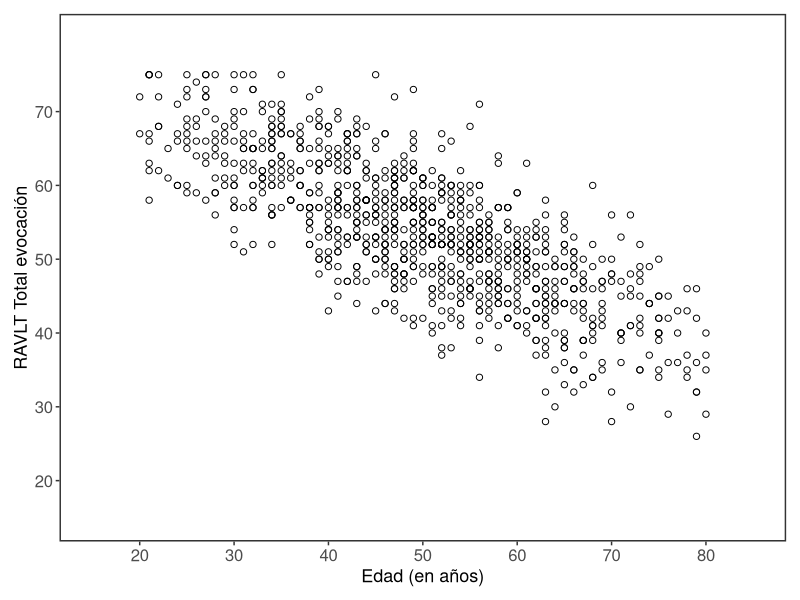
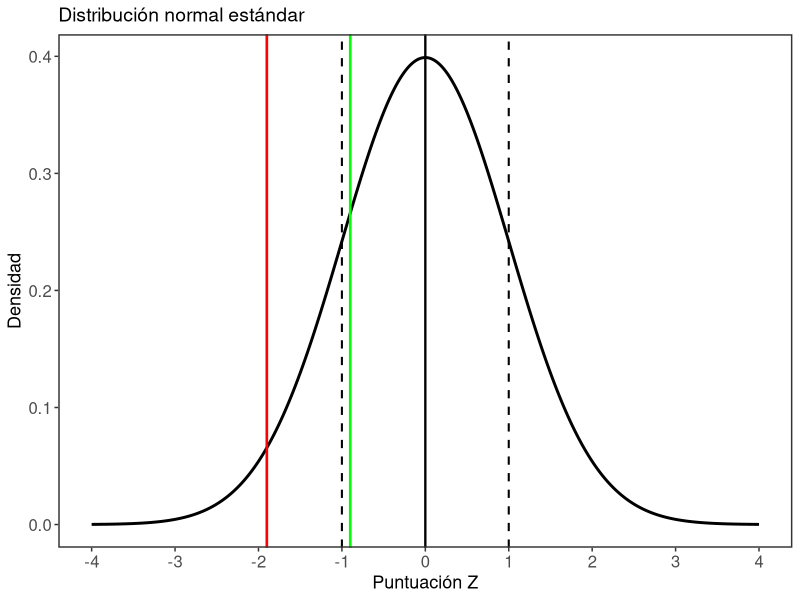
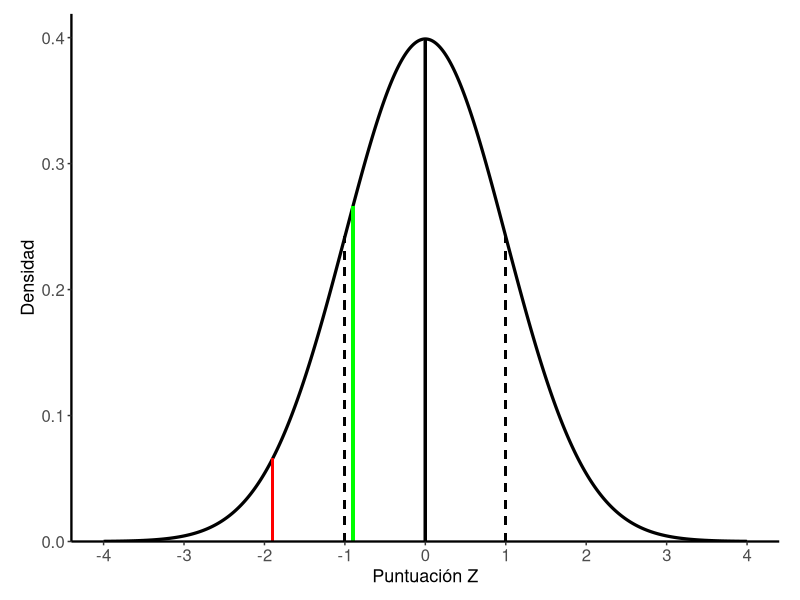
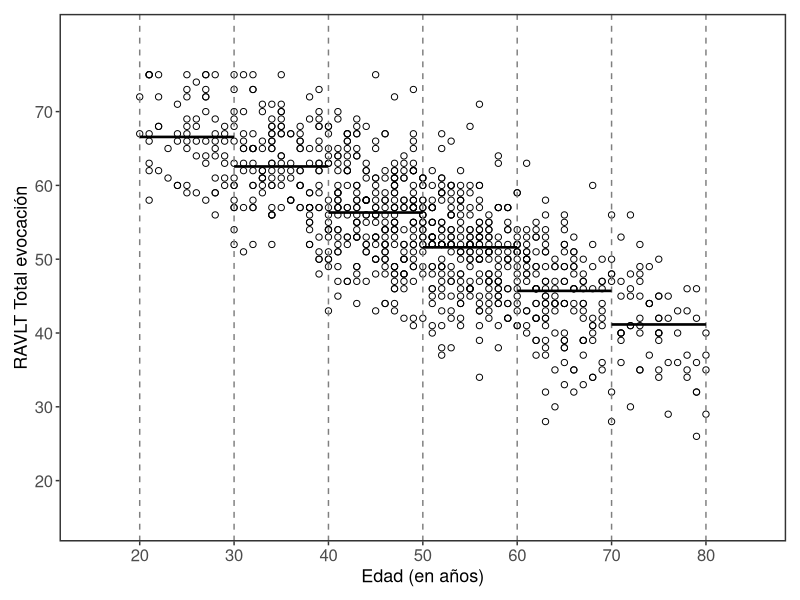
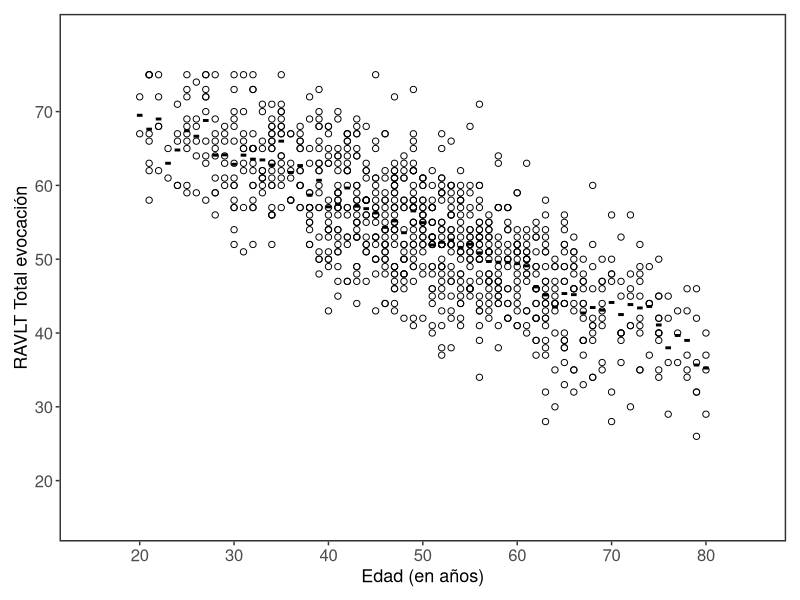
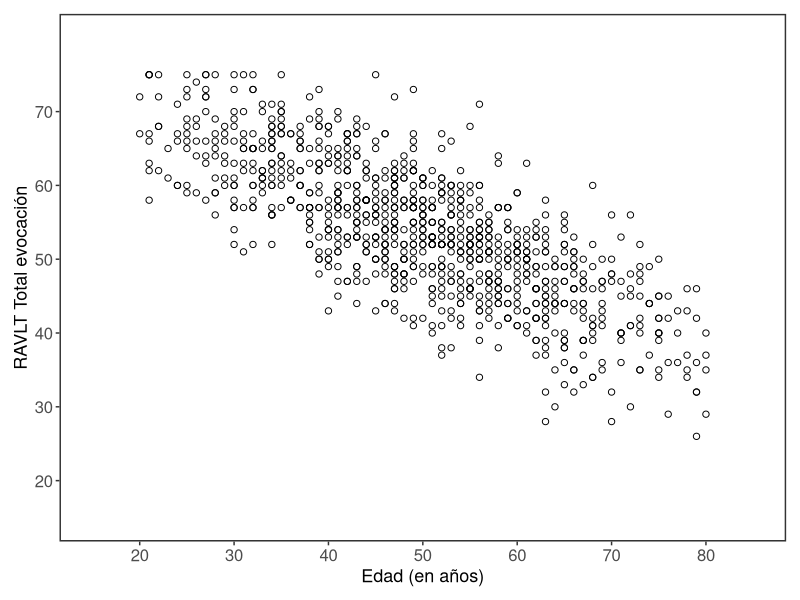

The R script that drew these images, in order:
library(tidyverse)
# ============================================================
# Crear variable "grupo" a partir de la edad
# ============================================================

# 1. Cargar o crear el dataframe (usamos el simulado anterior)
set.seed(123)

n <- 1000
edad <- round(rnorm(n, mean = 50, sd = 15))
edad <- edad[edad >= 20 & edad <= 80]
n <- length(edad)

puntaje <- round(70 - 0.55 * (edad - 20) + rnorm(n, 0, 6))
puntaje <- pmax(pmin(puntaje, 75), 20)

datos <- data.frame(Edad = edad, VLT_Total_Recall = puntaje)

# ------------------------------------------------------------
# 2. Crear la variable "grupo"
# ------------------------------------------------------------

datos <- datos %>%
  mutate(grupo = cut(Edad,
                     breaks = c(20, 30, 40, 50, 60, 70, 81),
                     labels = c("20-29", "30-39", "40-49",
                                "50-59", "60-69", "70-80"),
                     right = FALSE,
                     include.lowest = TRUE))

# ------------------------------------------------------------
# 3. Verificar resultados
# ------------------------------------------------------------

# Primeras filas
head(datos, 10)

# Frecuencia por grupo
table(datos$grupo)

# Resumen de la variable grupo
summary(datos$grupo)

# ------------------------------------------------------------
# 4. Guardar el dataframe actualizado
# ------------------------------------------------------------

write.csv(datos, "datos_con_grupo.csv", row.names = FALSE)

## medias
datos %>% 
  group_by(grupo) %>% 
  summarise(mean(VLT_Total_Recall),
            sd(VLT_Total_Recall),
            n())->tabla

library(writexl)
write_xlsx(
  tabla,
  "tabla_VLT_por_grupo.xlsx"
)



### GRAFICO-------------------
ggplot(datos, aes(x = Edad, y = VLT_Total_Recall)) +
  geom_point(shape = 1, size = 1.8,) +
  scale_x_continuous(
    breaks = seq(20, 80, by = 10),
    limits = c(15, 85)
  ) +
  scale_y_continuous(
    breaks = seq(20, 70, by = 10),
    limits = c(15, 80)
  ) +
  labs(
    x = "Edad (en años)",
    y = "RAVLT Total evocación"
  ) +
  theme_bw() +
  theme(
    panel.grid = element_blank(),        # sin grilla (como el original)
    panel.border = element_rect(linewidth = 1),
    axis.text = element_text(size = 12),
    axis.title = element_text(size = 13),
    plot.margin = margin(10, 10, 10, 10)
  )



### Z -------------
# Crear valores de Z
z <- seq(-4, 4, length.out = 1000)

# Densidad de la distribución normal estándar
densidad <- dnorm(z)

# Crear dataframe
datos_z <- data.frame(
  Z = z,
  Densidad = densidad
)

# Gráfico
ggplot(datos_z, aes(x = Z, y = Densidad)) +
  
  # Curva normal
  geom_line(linewidth = 1) +
  
  # Media: Z = 0
  geom_vline(
    xintercept = 0,
    linetype = "solid",
    linewidth = 0.8
  ) +
  
  # ±1 desvío estándar
  geom_vline(
    xintercept = c(-1, 1),
    linetype = "dashed",
    linewidth = 0.7
  ) +
  
  # Z = -1.9 en rojo
  geom_vline(
    xintercept = -1.9,
    color = "red",
    linetype = "solid",
    linewidth = 0.9
  ) +
  
  # Z = -0.9 en verde
  geom_vline(
    xintercept = -0.9,
    color = "green",
    linetype = "solid",
    linewidth = 0.9
  ) +
  
  # Ejes
  scale_x_continuous(
    breaks = seq(-4, 4, by = 1),
    limits = c(-4, 4)
  ) +
  
  labs(
    x = "Puntuación Z",
    y = "Densidad",
    title = "Distribución normal estándar"
  ) +
  
  theme_bw() +
  theme(
    panel.grid = element_blank(),
    panel.border = element_rect(linewidth = 1),
    axis.text = element_text(size = 12),
    axis.title = element_text(size = 13),
    plot.title = element_text(size = 14)
  )



## Otro ---------
# Valores de Z
z <- seq(-4, 4, length.out = 1000)

# Densidad normal estándar
densidad <- dnorm(z)

# Dataframe
datos_z <- data.frame(
  Z = z,
  Densidad = densidad
)

# Valores de referencia
z_media <- 0
z_menos1 <- -1
z_mas1 <- 1
z_rojo <- -1.9
z_verde <- -0.9

# Altura de la curva en cada punto
y_media <- dnorm(z_media)
y_menos1 <- dnorm(z_menos1)
y_mas1 <- dnorm(z_mas1)
y_rojo <- dnorm(z_rojo)
y_verde <- dnorm(z_verde)


# ============================================================
# GRÁFICO
# ============================================================

ggplot(datos_z, aes(x = Z, y = Densidad)) +
  
  # Curva normal
  geom_line(
    linewidth = 1.1
  ) +
  
  # Media: Z = 0
  geom_segment(
    aes(
      x = z_media,
      xend = z_media,
      y = 0,
      yend = y_media
    ),
    linewidth = 0.9
  ) +
  
  # -1 DE y +1 DE
  geom_segment(
    aes(
      x = z_menos1,
      xend = z_menos1,
      y = 0,
      yend = y_menos1
    ),
    linetype = "dashed",
    linewidth = 0.7
  ) +
  
  geom_segment(
    aes(
      x = z_mas1,
      xend = z_mas1,
      y = 0,
      yend = y_mas1
    ),
    linetype = "dashed",
    linewidth = 0.7
  ) +
  
  # Z = -1.9 (rojo)
  geom_segment(
    aes(
      x = z_rojo,
      xend = z_rojo,
      y = 0,
      yend = y_rojo
    ),
    color = "red",
    linewidth = 1
  ) +
  
  # Z = -0.9 (verde)
  geom_segment(
    aes(
      x = z_verde,
      xend = z_verde,
      y = 0,
      yend = y_verde
    ),
    color = "green",
    linewidth = 1
  ) +
  
  # Eje X
  scale_x_continuous(
    breaks = seq(-4, 4, by = 1),
    limits = c(-4, 4)
  ) +
  
  # Eje Y
  scale_y_continuous(
    expand = expansion(mult = c(0, 0.05))
  ) +
  
  labs(
    x = "Puntuación Z",
    y = "Densidad"
  ) +
  
  theme_classic() +
  
  theme(
    axis.text = element_text(size = 12),
    axis.title = element_text(size = 13),
    axis.line = element_line(linewidth = 0.8),
    plot.margin = margin(10, 15, 10, 15)
  )



# Calcular la media de VLT para cada grupo
medias_grupo <- datos %>%
  group_by(grupo) %>%
  summarise(
    Media = mean(VLT_Total_Recall, na.rm = TRUE),
    .groups = "drop"
  )

# Agregar los límites de edad de cada grupo
medias_grupo <- medias_grupo %>%
  mutate(
    xmin = c(20, 30, 40, 50, 60, 70),
    xmax = c(30, 40, 50, 60, 70, 80)
  )


# ============================================================
# GRÁFICO
# ============================================================

ggplot(datos, aes(x = Edad, y = VLT_Total_Recall)) +
  
  # Puntos
  geom_point(
    shape = 1,
    size = 1.8
  ) +
  
  # Líneas verticales de corte por edad
  geom_vline(
    xintercept = c(20, 30, 40, 50, 60, 70, 80),
    linetype = "dashed",
    linewidth = 0.5,
    color = "grey50"
  ) +
  
  # Líneas horizontales con la media de cada grupo
  geom_segment(
    data = medias_grupo,
    aes(
      x = xmin,
      xend = xmax,
      y = Media,
      yend = Media
    ),
    inherit.aes = FALSE,
    linewidth = 0.9
  ) +
  
  # Eje X
  scale_x_continuous(
    breaks = seq(20, 80, by = 10),
    limits = c(15, 85)
  ) +
  
  # Eje Y
  scale_y_continuous(
    breaks = seq(20, 70, by = 10),
    limits = c(15, 80)
  ) +
  
  # Etiquetas
  labs(
    x = "Edad (en años)",
    y = "RAVLT Total evocación"
  ) +
  
  # Tema
  theme_bw() +
  
  theme(
    panel.grid = element_blank(),
    panel.border = element_rect(linewidth = 1),
    axis.text = element_text(size = 12),
    axis.title = element_text(size = 13),
    plot.margin = margin(10, 10, 10, 10)
  )


# ============================================================
# GRÁFICO DE DISPERSIÓN CON MEDIA PARA CADA EDAD
# ============================================================

# Calcular la media de VLT para cada edad
medias_edad <- datos %>%
  group_by(Edad) %>%
  summarise(
    Media = mean(VLT_Total_Recall, na.rm = TRUE),
    .groups = "drop"
  )

# ============================================================
# GRÁFICO
# ============================================================

ggplot(datos, aes(x = Edad, y = VLT_Total_Recall)) +
  
  # Puntos individuales
  geom_point(
    shape = 1,
    size = 1.8
  ) +
  
  # Rayitas horizontales que representan la media de cada edad
  geom_segment(
    data = medias_edad,
    aes(
      x = Edad - 0.3,
      xend = Edad + 0.3,
      y = Media,
      yend = Media
    ),
    inherit.aes = FALSE,
    linewidth = 1
  ) +
  
  # Eje X
  scale_x_continuous(
    breaks = seq(20, 80, by = 10),
    limits = c(15, 85)
  ) +
  
  # Eje Y
  scale_y_continuous(
    breaks = seq(20, 70, by = 10),
    limits = c(15, 80)
  ) +
  
  # Etiquetas
  labs(
    x = "Edad (en años)",
    y = "RAVLT Total evocación"
  ) +
  
  # Estética
  theme_bw() +
  
  theme(
    panel.grid = element_blank(),
    panel.border = element_rect(linewidth = 1),
    axis.text = element_text(size = 12),
    axis.title = element_text(size = 13),
    plot.margin = margin(10, 10, 10, 10)
  )


# ============================================================
# GRÁFICO
# ============================================================

ggplot(datos, aes(x = Edad, y = VLT_Total_Recall)) +
  
  # Puntos individuales
  geom_point(
    shape = 1,
    size = 1.8
  ) +

  # Eje X
  scale_x_continuous(
    breaks = seq(20, 80, by = 10),
    limits = c(15, 85)
  ) +
  
  # Eje Y
  scale_y_continuous(
    breaks = seq(20, 70, by = 10),
    limits = c(15, 80)
  ) +
  
  # Etiquetas
  labs(
    x = "Edad (en años)",
    y = "RAVLT Total evocación"
  ) +
  
  # Estética
  theme_bw() +
  
  theme(
    panel.grid = element_blank(),
    panel.border = element_rect(linewidth = 1),
    axis.text = element_text(size = 12),
    axis.title = element_text(size = 13),
    plot.margin = margin(10, 10, 10, 10)
  )
